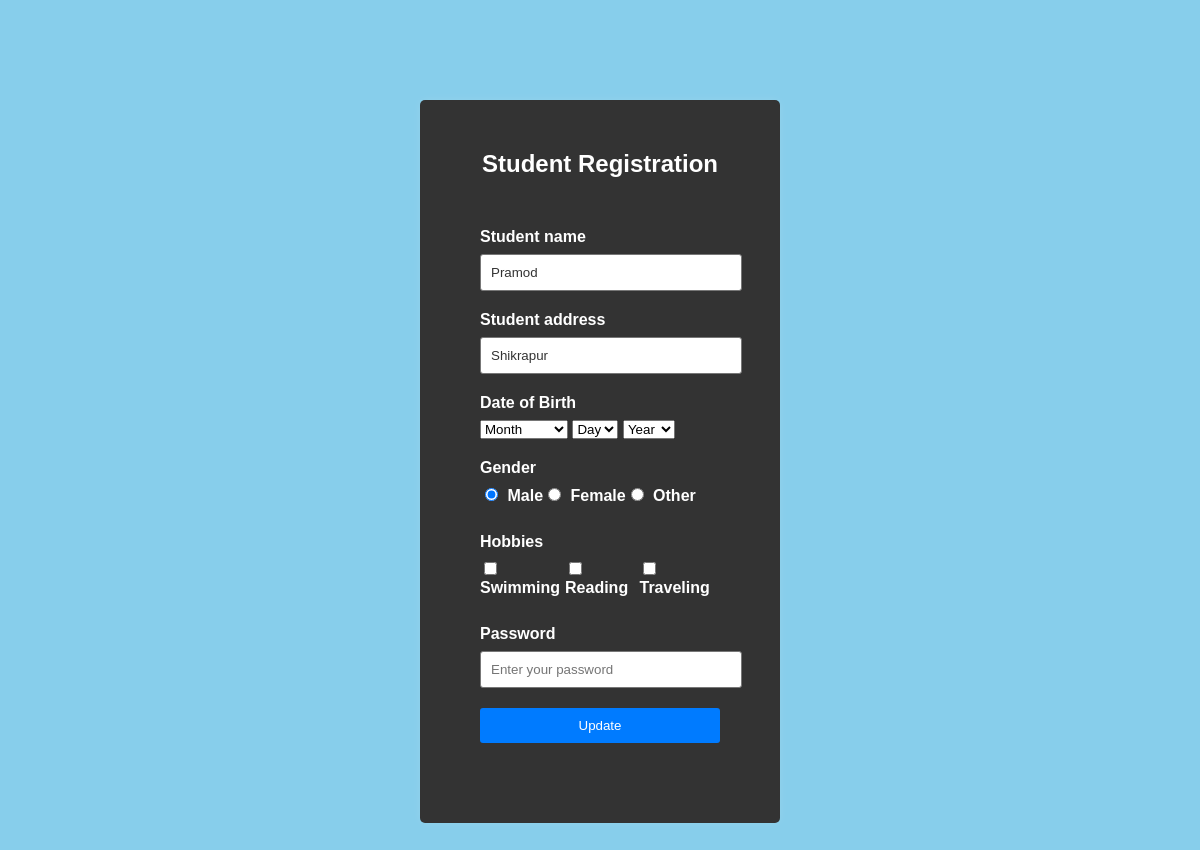
Page /edit_registration.php?action=edit_registration&student_id=2 on the committed database.
### tables this page shows
CREATE TABLE `student` (
  `student_id` int(11) NOT NULL,
  `student_name` varchar(255) NOT NULL,
  `student_address` varchar(255) NOT NULL,
  `dob` varchar(100) NOT NULL,
  `hobbies` varchar(255) NOT NULL,
  `gender` varchar(255) NOT NULL,
  `add_date` datetime DEFAULT NULL,
  `update_date` datetime DEFAULT NULL,
  `password` varchar(50) NOT NULL,
  `status` int(11) NOT NULL
);

### edit_registration.php (the view, shortened to what this page needs)
 <?php
	include('config/config.php');
	$sql = " SELECT * from student WHERE student_id='".$_GET['student_id']."'";
	$result = $conn->query($sql);
	$row = mysqli_fetch_assoc($result);
	$hobbies_arr =  explode(',',$row['hobbies']);
?>
<!DOCTYPE html>
<html lang="en">
<head>
<link rel="stylesheet" href="main.css">
</head>
<body>
<section class="container">
<div class="login-container">
    <h2>Student Registration</h2>
    <div class="form-box">
        <form action="query.php" method="post">
            <div class="form-group">
                <label for="studentName">Student name</label>
                <input type="text" id="studentName" name="student_name" placeholder="Enter student name" required value="<?php echo $row['student_name'];?>">
            </div>
            <div class="form-group">
                <label for="studentAddress">Student address</label>
                <input type="text" id="studentAddress" name="student_address" placeholder="Enter student address" required value="<?php echo $row['student_address'];?>">
            </div>
            <div class="form-group">
                <label for="dob">Date of Birth</label>
                <div class="dob-select">
                    <select id="month" name="month" required>
                        <option value="">Month</option>
                    </select>
                    <select id="day" name="day" required>
                        <option value="">Day</option>
                    </select>
                    <select id="year" name="year" required>
                        <option value="">Year</option>
                    </select>
                </div>
            </div>
            <div class="form-group">
                <label for="Gender">Gender</label>
                <div class="radio-container">
                    <label><input type="radio" name="gender" value="male" <?php if($row['gender']=='male'){ echo 'checked="checked"'; }?>> Male</label>
                    <label><input type="radio" name="gender" value="female" <?php if($row['gender']=='female'){ echo 'checked="checked"'; }?>> Female</label>
                    <label><input type="radio" name="gender" value="Other" <?php if($row['gender']=='Other'){ echo 'checked="checked"'; }?>> Other</label>
                </div>
            </div>
			<div class="form-group">
                <label for="hobbies">Hobbies</label>
                <div class="checkbox-container">
                    <label><input type="checkbox" name="hobbies[]" <?php if(in_array('Swimming',$hobbies_arr)){ echo 'checked="checked"';}?> value="Swimming">Swimming</label>
                    <label><input type="checkbox" name="hobbies[]" <?php if(in_array('Reading',$hobbies_arr)){ echo 'checked="checked"';}?> value="Reading"> Reading</label>
                    <label><input type="checkbox" name="hobbies[]" <?php if(in_array('Traveling',$hobbies_arr)){ echo 'checked="checked"';}?> value="Traveling"> Traveling</label>
                </div>
            </div>
            <div class="form-group">
                <label for="password">Password</label>
                <input type="password" id="password" name="password" placeholder="Enter your password" >
            </div>
            <div class="form-group">
                <button type="submit">Update</button>
            </div>
        </form>
    </div>
</div>
</section>
</body>
</html>

### main.css (style rules this page uses)
body { font-family: Arial, sans-serif; background-color: #87CEEB; color: #777; }
.login-container { width: 300px; margin: 100px auto; padding: 30px; background-color: #333; border-radius: 5px; box-shadow: 0 0 10px rgba(255,255,255,0.1); }
h2 { text-align: center; color: #fff; }
.form-box { padding: 30px; border-radius: 5px; }
.form-group { margin-bottom: 20px; }
.form-group label { display: block; font-weight: bold; margin-bottom: 8px; color: #fff; }
.form-group input[type="text"], .form-group input[type="password"] { width: 100%; padding: 10px; border: 1px solid #777; border-radius: 3px; color: #333; }
.form-group button { width: 100%; padding: 10px; background-color: #007bff; color: #fff; border: none; border-radius: 3px; cursor: pointer; }
.checkbox-container { display: flex; }
.radio-container { display: flex; }
.radio-container input[type="radio"] { margin-right: 5px; }

### rows in the picture
student: student_name "Pramod", student_address "Shikrapur", gender "☑ Male", gender "☐ Female", gender "☐ Other"
